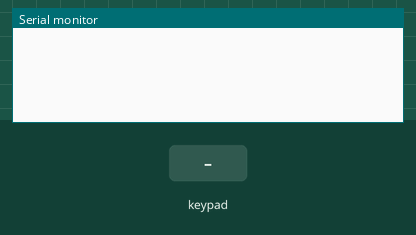
This sketch was run on a simulated Arduino Uno, built with avr-gcc and run on an emulated ATmega328P. On the bench: the last lines printed to the serial monitor. The inputs (shaded band) are chosen by the test bench.

Above: at 1.2 s.
1.3 s: key '1' pressed
At 2.3 s:
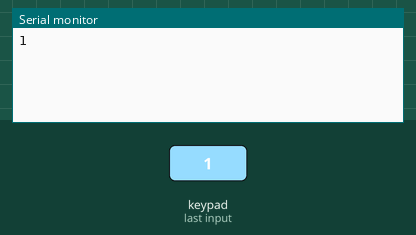
2.8 s: keypad keys 5 4 3 2 = pressed 0.4 s apart
At 4.9 s:
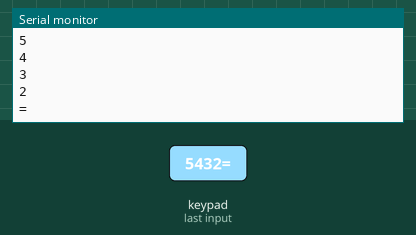
6.3 s: key '/' pressed
At 7.5 s:
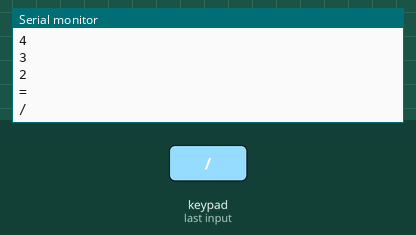
7.8 s: key 'X' pressed
At 8.4 s:
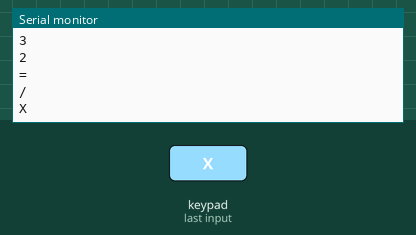
9.3 s: keypad keys 9 8 7 6 pressed 0.4 s apart
At 11.7 s:
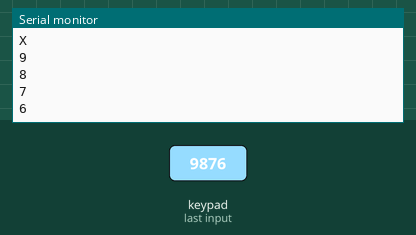
Timing chart, 0 to 13.2 s (numbered marks = the images above; inputs shaded):
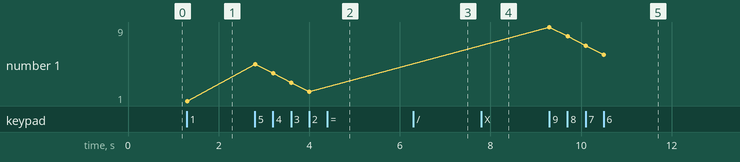

The sketch:

sketch_nov25a.ino
```cpp
#include <Keypad.h>

const byte ROWS = 4; //four rows
const byte COLS = 4; //four columns
char keys[ROWS][COLS] = {
  {'1','2','3','.'},
  {'4','5','6','/'},
  {'7','8','9','='},
  {'X','0','+','-'}
};
byte rowPins[ROWS] = {5, 4, 3, 2}; //connect to the row pinouts of the keypad
byte colPins[COLS] = {9, 8, 7, 6}; //connect to the column pinouts of the keypad
Keypad keypad = Keypad( makeKeymap(keys), rowPins, colPins, ROWS, COLS );

void setup(){
   Serial.begin(9600);
}

void loop(){
  char key = keypad.getKey();

  if (key){
    Serial.println(key);
  }
}
```

Measured:
- after the input at 1.3 s, the serial monitor: prints a new line at once (image 1)
- after the input at 2.8 s, the serial monitor: prints a new line at once (image 2)
- after the input at 6.3 s, the serial monitor: prints a new line at once (image 3)
- after the input at 7.8 s, the serial monitor: prints a new line at once (image 4)
- after the input at 9.3 s, the serial monitor: prints a new line at once (image 5)
- plotted number 1: 1 → 2 after the input at 2.8 s, 2 → 6 after the input at 9.3 s
